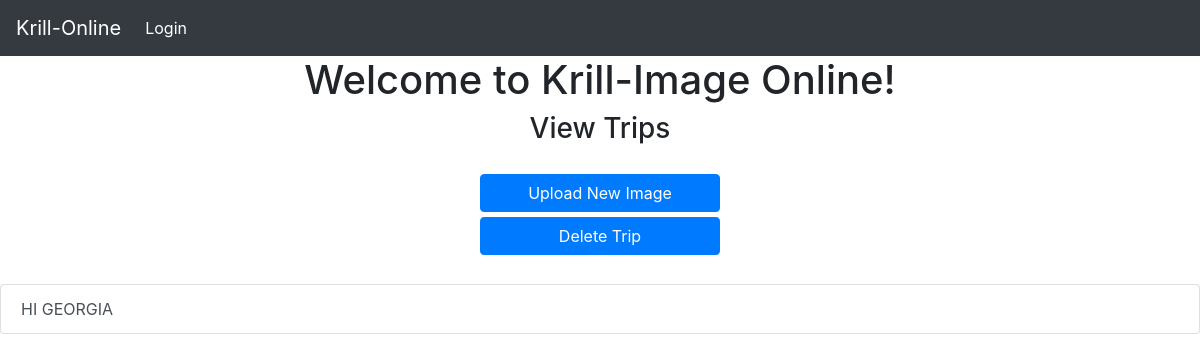
Before: /view_trips/ with the older database file.
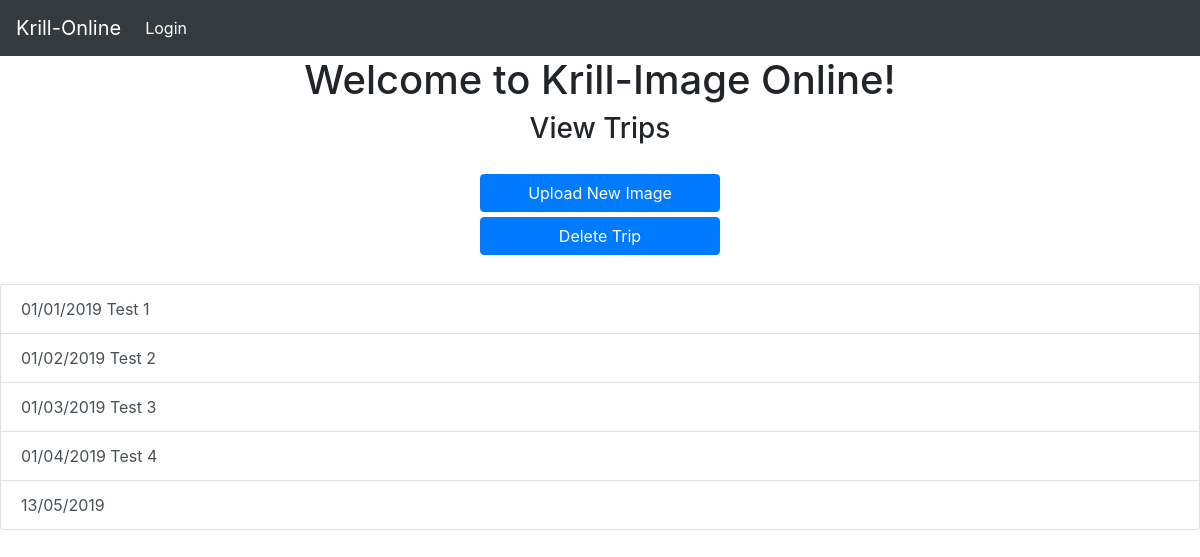
After: the same page with the newer database file.
### KrillApp/models.py (models this page shows, shortened)
class Trip(models.Model):
    trip_name = models.CharField(primary_key=True,max_length=100,unique=True)
    user = models.ForeignKey(User, on_delete = models.CASCADE, null=False)
    created_on = models.DateTimeField(default=datetime.now)

### KrillApp/views.py (the view)
# urls.py: path("view_trips/",views.Get_User_Trips,name='view_trips'),
def Get_User_Trips(request):
    sql = 'SELECT * FROM Krillapp_trip;'
    trip_list = []
    trips = Trip.objects.raw(sql)
    for trip in trips:
        trip_list.append(str(trip.trip_name))
    return render(request ,'view_trips.html', {'trip_list':trip_list})

### KrillApp/templates/view_trips.html (shortened to what this page needs)
{% extends 'base.html' %}
{% load static %}
{% block content %}
<link rel="stylesheet" type="text/css" href="{% static 'KrillApp/view_trips.css' %}">
<h3>View Trips</h3>
<br />
    <div id ="view_trips_buttons">
        <a style="display:block" id="trip_button" class="btn btn-primary" href = "{% url 'upload_image_to_trip' %}">Upload New Image </a>
        <a style="display:block" id="delete_trip" ajax-url = "{% url 'delete_trip' %}"  class="btn btn-primary">Delete Trip </a>
    </div>
<br />
<ul ajax-url = "{% url 'get_trip_image_list' %}" id="trip_list" class="list-group">
    {% for i in trip_list %}
    <li  class="list-group-item list-group-item-action">{{ i }}</li>
    {% endfor %}
</ul>
{% endblock %}

Changed rows visible on the page:
removed Trip: trip_list "HI GEORGIA"
added Trip: trip_list "01/01/2019 Test 1"
added Trip: trip_list "01/02/2019 Test 2"
added Trip: trip_list "01/03/2019 Test 3"
added Trip: trip_list "01/04/2019 Test 4"
added Trip: trip_list "13/05/2019"
